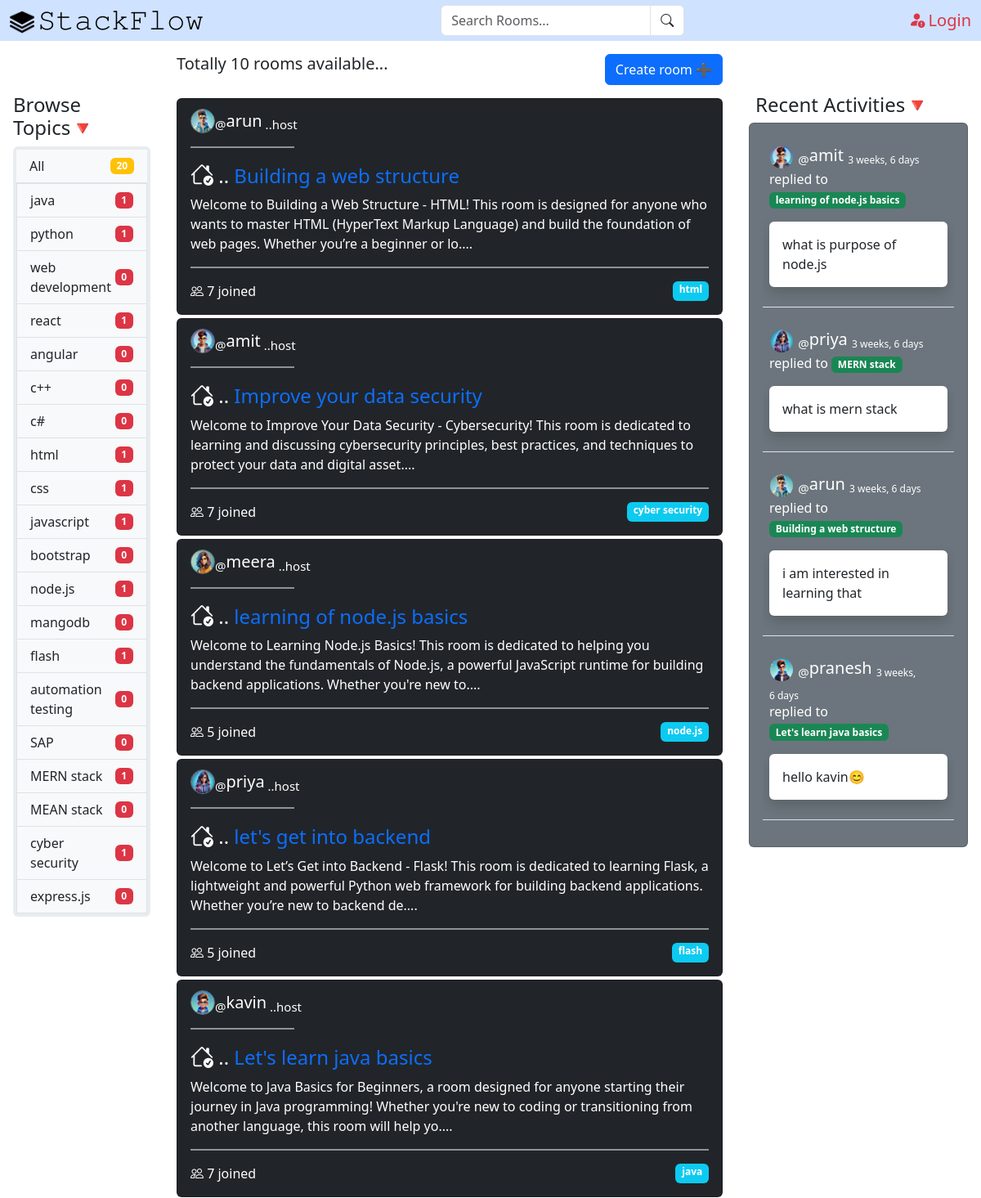
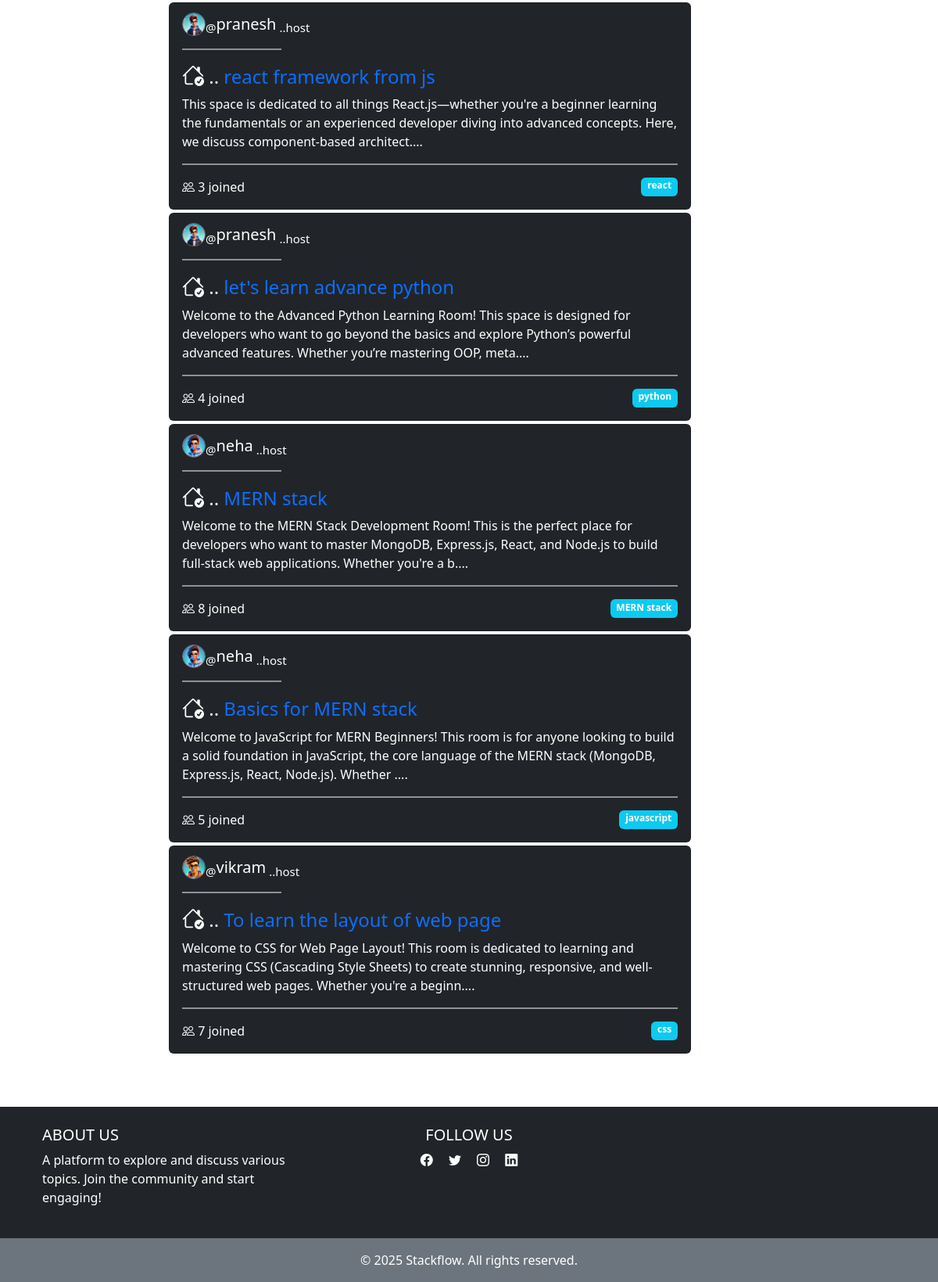
The page / on the database its author committed (2 pictures, top to bottom).
### stackflow/models.py (models this page shows, shortened)
class Topic(models.Model):
    name=models.CharField(max_length=200)

class Room(models.Model):
    host=models.ForeignKey(User,on_delete=models.SET_NULL,null=True)
    topic=models.ForeignKey(Topic,on_delete=models.SET_NULL,null=True)
    name=models.CharField(max_length=255)
    description=models.TextField(null=True,blank=True)
    participants=models.ManyToManyField(User,related_name='participants',blank=True)
    updated=models.DateTimeField(auto_now=True)
    created=models.DateTimeField(auto_now_add=True)
    class Meta:
        ordering=['-updated','-created']
    def __str__(self):
        return self.name

class User(AbstractUser):
    name=models.CharField(max_length=200,null=True)
    email=models.EmailField(unique=True,null=True)
    bio=models.TextField(null=True)
    avator=models.ImageField(null=True,default="defaultUserImg.jpg")
    USERNAME_FIELD = 'email'
    REQUIRED_FIELDS = []

class Message(models.Model):
    user=models.ForeignKey(User,on_delete=models.CASCADE)
    room=models.ForeignKey(Room,on_delete=models.CASCADE)
    body=models.TextField()
    updated=models.DateTimeField(auto_now=True)
    created=models.DateTimeField(auto_now_add=True)
    class Meta:
        ordering=['-updated','-created']

### stackflow/views.py (the view)
# urls.py: 2. Add a URL to urlpatterns:  path('', views.home, name='home')
def home(request):
    q=request.GET.get('q') if request.GET.get('q') != None else ''
    rooms=Room.objects.filter(
        Q(topic__name__icontains=q) |
        Q(name__icontains=q) |
        Q(description__icontains=q)
    )
    room_count=rooms.count()
    topics=Topic.objects.all()
    room_messages=Message.objects.filter(Q(room__topic__name__icontains=q))
    context={'rooms':rooms,'topics':topics,'room_count':room_count,'room_messages':room_messages}
    return render(request,'home.html',context)

### stackflow/templates/home.html (shortened to what this page needs)
<!DOCTYPE html>
<html lang="en">
<head>
    <link href="https://cdn.jsdelivr.net/npm/bootstrap@5.3.3/dist/css/bootstrap.min.css" rel="stylesheet">
    <link rel="stylesheet" href="/static/style.css" class="">
</head>
<body>
    {% extends 'main.html' %}
    {% block content %}
    <div class="container-fluid " >
        <div class="row d-flex justify-content-around align-items-stretch ">
            <div class="col-12 col-md-3 col-lg-2 p-3 mt-lg-5 mt-md-5 d-flex flex-column">
                {% include 'topics_component.html' %}
            </div>
            <div   class="col-12 col-md-6 col-lg-7 p-3 ">
                <div class="d-lg-flex justify-content-between">
                    <h5>Totally {{ room_count }} rooms available...</h5>
                    <a href="{% url 'createRoom' %}" class="btn btn-primary mb-3 sticky-top">Create room ➕</a>
                </div>
                {% include 'feed_component.html' %}
            </div>
            <div  class="col-12 col-md-3 col-lg-3 p-3 mt-lg-3 mt-md-3 d-flex flex-column ">
                    {% include 'activity_component.html' %}
            </div>
        </div>
    </div>
    {% endblock %}

### stackflow/templates/topics_component.html (shortened to what this page needs)
    <div id="topicsMenu" class="collapse d-md-block rounded">
        <h5 class="fs-4 d-none d-md-block text-start">Browse Topics🔻</h5>
        <div class="bg-body-secondary rounded p-1 mt-lg-1 mt-md-5">
            <div class="list-group list-group-flush">
                <a href="{% url 'home' %}" class="list-group-item bg-body-tertiary text-dark d-flex justify-content-between align-items-center">
                    All
                    <span class="badge bg-warning text-sm-end">{{ topics.count }}</span>
                </a>
                <div class="overflow-auto" style="max-height: 55vh;">
                    {% for topic in topics %}
                    <a href="{% url 'home' %}?q={{ topic.name }}" class="list-group-item bg-body-tertiary text-dark d-flex justify-content-between align-items-center">
                        {{ topic.name }}
                        <span class="badge bg-danger text-sm-end">{{ topic.room_set.all.count}}</span> </a>
                    {% endfor %}
                </div>
            </div>
        </div>
    </div>

### stackflow/templates/feed_component.html (shortened to what this page needs)
<div class="overflow-auto" style="max-height: 100vh;">
    {% for room in rooms %}
    <div class="card mb-1 bg-dark text-white" >
        <div class="card-body ">
            <div class="d-flex justify-content-between gap-3">
                 <a href="{% url 'userProfile' room.host.id %}" class="card-subtitle text-white fs-5 text-decoration-none">
                    <div class=" d-flex justify-content-start">
                        <img src="{{room.host.avator.url}}" class="rounded-circle border border-secondary" width="30" height="30">
                        <div class="">
                            <sub>@</sub>{{ room.host.username }}<sub> ..host</sub>
                        </div>
                    </div>
                </a>
            </div>
            <hr class="border border-white border-1 opacity-50" width="20%">
            <h4 class="card-title"><i class="bi bi-house-check fs-3"></i> .. <a href="{% url 'room' room.id %}" class=" text-decoration-none ">{{ room.name }}</a></h4>
            <p class="card-text">{{ room.description|slice:":200" }}....</p>
            <hr class="border border-white border-1 opacity-50">
            <div class="d-flex justify-content-between">
                <span><i class="bi bi-people"></i> {{room.participants.all.count}} joined</span>
                <span class="badge bg-info">{{ room.topic.name }}</span>
            </div>
        </div>
    </div>
{% endfor %}
</div>

### stackflow/templates/activity_component.html (shortened to what this page needs)
{% load static %}
<div id="activityMenu" class="collapse d-md-block mt-md-4" >
    <h4 class="d-none d-md-block p-lg-2 mb-0 text-start">Recent Activities🔻</h4>
    <div class="card mb-3 bg-secondary text-white">
        <div class="card-body activity-card mt-0">
        {% if room_messages %}
            <div class="overflow-auto" style="max-height: 90vh;">
            {% for message in room_messages %}
            <div class="mb-3 p-2 border-bottom">
                <div class="d-flex text-info">
                    <div class="">
                        <a href="{% url 'userProfile' message.user.id %}" class="card-subtitle text-white fs-5 text-decoration-none">
                            <img src="{{message.user.avator.url}}" class="rounded-circle border border-secondary" width="30" height="30">
                            <sub>@</sub>{{message.user.username}}
                        </a>
                        <span class="text-white"><sub>{{message.created | timesince}}</sub></span>
                    </div>
                </div>
                <p class="d-block text-white">replied to <a href="{% url 'room' message.room.id %}" class="badge bg-success text-decoration-none">{{message.room}}</a> </p>
                <p class="mb-1 rounded shadow p-3 bg-white text-dark mb-3">{{message.body}}</p>
            </div>
            {% endfor %}
            </div>
        </div>
        {% else %}
        <div class="">
            <p class="mb-1 rounded shadow p-3 bg-white text-dark mb-3">No Recent Activities</p>
        </div>
        {% endif %}
    </div>
</div>

### static/style.css (style rules this page uses)
.overflow-auto { scrollbar-width: none; }

### rows shown on the page
Topic: name "java", room_set.all.count "1"
Topic: name "python", room_set.all.count "1"
Topic: name "web development", room_set.all.count "0"
Topic: name "react", room_set.all.count "1"
Topic: name "angular", room_set.all.count "0"
Topic: name "c++", room_set.all.count "0"
Topic: name "c#", room_set.all.count "0"
Topic: name "html", room_set.all.count "1"
Topic: name "css", room_set.all.count "1"
Topic: name "javascript", room_set.all.count "1"
Topic: name "bootstrap", room_set.all.count "0"
Topic: name "node.js", room_set.all.count "1"
Topic: name "mangodb", room_set.all.count "0"
Topic: name "flash", room_set.all.count "1"
Topic: name "automation testing", room_set.all.count "0"
Topic: name "SAP", room_set.all.count "0"
Topic: name "MERN stack", room_set.all.count "1"
Topic: name "MEAN stack", room_set.all.count "0"
Topic: name "cyber security", room_set.all.count "1"
Topic: name "express.js", room_set.all.count "0"
Room: host.avator (picture), host.username "arun", name "Building a web structure", description "Welcome to Building a Web Structure - HTML! This room is designed for anyone who wants to master HTML (HyperText Markup Language) and build the foundation of web pages. Whether you’re a beginner or lo", participants.all.count "7", topic.name "html"
Room: host.avator (picture), host.username "amit", name "Improve your data security", description "Welcome to Improve Your Data Security - Cybersecurity! This room is dedicated to learning and discussing cybersecurity principles, best practices, and techniques to protect your data and digital asset", participants.all.count "7", topic.name "cyber security"
Room: host.avator (picture), host.username "meera", name "learning of node.js basics", description "Welcome to Learning Node.js Basics! This room is dedicated to helping you understand the fundamentals of Node.js, a powerful JavaScript runtime for building backend applications. Whether you're new to", participants.all.count "5", topic.name "node.js"
Room: host.avator (picture), host.username "priya", name "let's get into backend", description "Welcome to Let’s Get into Backend - Flask! This room is dedicated to learning Flask, a lightweight and powerful Python web framework for building backend applications. Whether you’re new to backend de", participants.all.count "5", topic.name "flash"
Room: host.avator (picture), host.username "kavin", name "Let's learn java basics", description "Welcome to Java Basics for Beginners, a room designed for anyone starting their journey in Java programming! Whether you're new to coding or transitioning from another language, this room will help yo", participants.all.count "7", topic.name "java"
Room: host.avator (picture), host.username "pranesh", name "react framework from js", description "This space is dedicated to all things React.js—whether you're a beginner learning the fundamentals or an experienced developer diving into advanced concepts. Here, we discuss component-based architect", participants.all.count "3", topic.name "react"
Room: host.avator (picture), host.username "pranesh", name "let's learn advance python", description "Welcome to the Advanced Python Learning Room! This space is designed for developers who want to go beyond the basics and explore Python’s powerful advanced features. Whether you’re mastering OOP, meta", participants.all.count "4", topic.name "python"
Room: host.avator (picture), host.username "neha", name "MERN stack", description "Welcome to the MERN Stack Development Room! This is the perfect place for developers who want to master MongoDB, Express.js, React, and Node.js to build full-stack web applications. Whether you're a b", participants.all.count "8", topic.name "MERN stack"
Room: host.avator (picture), host.username "neha", name "Basics for MERN stack", description "Welcome to JavaScript for MERN Beginners! This room is for anyone looking to build a solid foundation in JavaScript, the core language of the MERN stack (MongoDB, Express.js, React, Node.js). Whether", participants.all.count "5", topic.name "javascript"
Room: host.avator (picture), host.username "vikram", name "To learn the layout of web page", description "Welcome to CSS for Web Page Layout! This room is dedicated to learning and mastering CSS (Cascading Style Sheets) to create stunning, responsive, and well-structured web pages. Whether you're a beginn", participants.all.count "7", topic.name "css"
Message: user.avator (picture), user.username "amit", created "3 weeks, 6 days", room "learning of node.js basics", body "what is purpose of node.js"
Message: user.avator (picture), user.username "priya", created "3 weeks, 6 days", room "MERN stack", body "what is mern stack"
Message: user.avator (picture), user.username "arun", created "3 weeks, 6 days", room "Building a web structure", body "i am interested in learning that"
Message: user.avator (picture), user.username "pranesh", created "3 weeks, 6 days", room "Let's learn java basics", body "hello kavin😊"

### other values the page prints
{{ topics.count }} "20"
{{ room_count }} "10"
{{ 2025 }} "2025"
